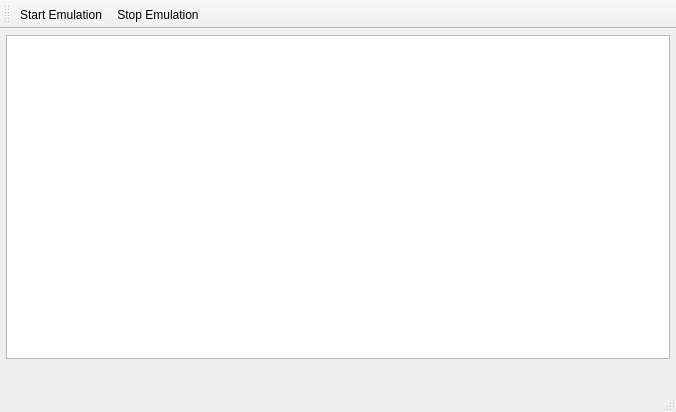
<?xml version="1.0" encoding="UTF-8"?>
<ui version="4.0">
 <class>MainWindow</class>
 <widget class="QMainWindow" name="MainWindow">
  <property name="windowModality">
   <enum>Qt::ApplicationModal</enum>
  </property>
  <property name="geometry">
   <rect>
    <x>0</x>
    <y>0</y>
    <width>676</width>
    <height>412</height>
   </rect>
  </property>
  <property name="windowTitle">
   <string>MainWindow</string>
  </property>
  <widget class="QWidget" name="centralWidget">
   <widget class="Display" name="graphicsView">
    <property name="geometry">
     <rect>
      <x>6</x>
      <y>6</y>
      <width>664</width>
      <height>324</height>
     </rect>
    </property>
   </widget>
  </widget>
  <widget class="QMenuBar" name="menuBar">
   <property name="geometry">
    <rect>
     <x>0</x>
     <y>0</y>
     <width>676</width>
     <height>27</height>
    </rect>
   </property>
  </widget>
  <widget class="QToolBar" name="toolBar">
   <property name="windowTitle">
    <string>toolBar</string>
   </property>
   <attribute name="toolBarArea">
    <enum>TopToolBarArea</enum>
   </attribute>
   <attribute name="toolBarBreak">
    <bool>false</bool>
   </attribute>
   <addaction name="actionStart_Emulation"/>
   <addaction name="actionStop_Emulation"/>
  </widget>
  <widget class="QStatusBar" name="statusBar"/>
  <action name="actionStart_Emulation">
   <property name="text">
    <string>Start Emulation</string>
   </property>
  </action>
  <action name="actionStop_Emulation">
   <property name="text">
    <string>Stop Emulation</string>
   </property>
  </action>
 </widget>
 <layoutdefault spacing="6" margin="11"/>
 <customwidgets>
  <customwidget>
   <class>Display</class>
   <extends>QGraphicsView</extends>
   <header>display.h</header>
  </customwidget>
 </customwidgets>
 <resources/>
 <connections/>
</ui>
